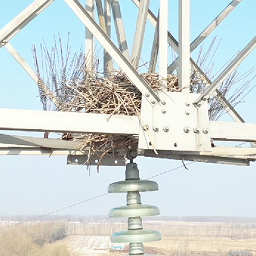
%> input picture pic/v1.png, 256 x 256 px
$ octave test_imhist_coef.m   (GNU Octave 9; MATLAB toolbox functions it lacks are replaced by stand-ins)
%> lines starting %> are read from the running program, lines starting %| are printed output that depends on the picture; in (x1, y1, x2, y2) boxes, pixels count from 0 and x2, y2 are one past the last pixel; in counts of white or black regions, pixels touching at a corner belong together; the program's own positions count from 1
### src/tpencrypt.m
function C = tpencrypt(P,K)
%TPENCRYPT 加密图像
%   K = [x0, y0, x1, y1]
% P为输入的明文图像，K为输入密钥，C为输出的密文图像

    [M, N] = size(P); P = double(P); n = 3 * M * N; s = zeros(1, n);
    h = 0.002; t = 1000;
    a1=0.9;b1=0.7;c1=0.6;  % 设置控制参数
    a2=1.2;b2=1.5;c2=0.8;
    x0 = K(1); y0 = K(2);
    for i = 1:n + t
        x1=mod(exp(a1)*y0+exp(b1)*(y0+c1)^2,1);
        y1=mod(exp(a2)*x0+exp(b2)*(x0+c2)^3,1);
        x0 = x1; y0 = y1;
        if i > t
            s(i - t) = x1;
            if mod((i - t), 3000) == 0
                x0 = x0 + h * sin(y0);
            end
        end
    end  % 生成混沌序列
    % 序列X
    X = mod(floor((s(1:M * N) + 100) * 10 ^ 10), M * N) + 1;
    % 序列XT
    XT = mod(floor((s(M * N + 1:2 * M * N) + 100) * 10 ^ 10), M * N) + 1;
    % 序列SBT
    SBT = mod(floor((s(2*M*N+1:3*M*N)+100)*10^10),256)+1;

    [~, idx] = unique(X); X1 = zeros(1, M * N);
    X1(1 : length(idx)) = X(sort(idx));
    X1(length(idx) + 1 : M * N) = setdiff(1:M * N, X1);
    X = X1;

    [~, idx] = unique(XT); XT1 = zeros(1, M * N);
    XT1(1:length(idx)) = XT(sort(idx));
    XT1(length(idx) + 1:M * N) = setdiff(1:M * N, XT1);
    XT = XT1;

    % S-Box构建
    keys = [K(3),K(4)];
    S = sboxgen(M,N,keys); % S-Box构建结果

    % 二维图像展开成一维向量后的无重复置乱
    A = P(:);
    for i = 1:floor(M * N / 2)
        t = A(X(i)); A(X(i)) = A(X(M * N - i + 1)); A(X(M * N - i + 1)) = t;
    end

    % 利用生成的S-Box进行扩散处理
    sx = S(:);
    B = zeros(M, N); C = zeros(M, N);
    B0=0;B(1)=bitxor(bitxor(B0,sx(1)),A(1));
    for i=2:M*N
        B(i) = bitxor(bitxor(B(i-1),sx(SBT(i))),A(i));
    end

    C0=0;C(M*N)=bitxor(bitxor(C0,sx(SBT(M*N))),B(M*N));
    for i=M*N-1:-1:1
        C(i) = bitxor(bitxor(C(i+1),sx(SBT(i))),B(i));
    end

    % 无重复置乱
    for i = 1:floor(M * N / 2)
        t = C(XT(i)); C(XT(i)) = C(XT(M * N - i + 1)); C(XT(M * N - i + 1)) = t;
    end

    C=reshape(C,M,N);C=uint8(C);

end

### src/sboxgen.m
function S = sboxgen(M,N,K)
% 基于混沌序列的S-box生成

    n = M * N; s = zeros(1, n); % 混沌序列生成
    h = 0.002; t = 3000;
    a1=0.9;b1=0.7;c1=0.6;
    a2=1.2;b2=1.5;c2=0.8;
    x0 = K(1); y0 = K(2);
    for i = 1:n + t
        x1=mod(exp(a1)*y0+exp(b1)*(y0+c1)^2,1);
        y1=mod(exp(a2)*x0+exp(b2)*(x0+c2)^3,1);
        x0 = x1; y0 = y1;
        if i > t
            s(i - t) = x1;
            if mod((i - t), 3000) == 0
                x0 = x0 + h * sin(y0);
            end
        end
    end

    % S-Box构建
    list(1:256) = s(1:256);list1(1:128) = s(257:257+127);
    list2(1:128) = s(257+127:257+127*2);
    [~,L]=sort(list);[~,L1]=sort(list1);[~,L2]=sort(list2);
    L = mod(L,256);L1 = mod(L1,128);L2 = mod(L2,128);
    L1 = L1 + 128;L2 = L2 + 128;
    S1 = reshape(L,16,16); a1 = S1';

    s1 = a1(:); % 进行置乱
    for i=1:128
        t = s1(i);s1(i) = s1(L1(i));s1(L1(i)) = t;
    end

    S2 = reshape(s1,16,16); a2 = S2';
    s2 = a2(:);
    for i=1:128
        t = s2(i);s2(i) = s2(L2(i));s2(L2(i)) = t;
    end

    S = reshape(s2,16,16); % S-Box构建结果
end

### src/imcoef.m
function r = imcoef(A,N)
    % 图像相关系数计算


    A = double(A); % 将图像矩阵转换为双精度浮点数
    [m, n] = size(A); % 获取图像的行数和列数
    r = zeros(1, 4); % 初始化相关系数向量

    % 随机生成像素点的坐标
    x1 = mod(floor(rand(1, N) * 10 ^ 10), m - 1) + 1;
    x2 = mod(floor(rand(1, N) * 10 ^ 10), m) + 1;
    x3 = mod(floor(rand(1, N) * 10 ^ 10), m - 1) + 2;
    y1 = mod(floor(rand(1, N) * 10 ^ 10), n - 1) + 1;
    y2 = mod(floor(rand(1, N) * 10 ^ 10), n) + 1;

    % 初始化存储像素值的向量
    u1 = zeros(1, N);
    u2 = zeros(1, N);
    u3 = zeros(1, N);
    u4 = zeros(1, N);
    v1 = zeros(1, N);
    v2 = zeros(1, N);
    v3 = zeros(1, N);
    v4 = zeros(1, N);

    % 填充像素值
    for i = 1:N
        u1(i) = A(x1(i), y2(i));
        v1(i) = A(x1(i) + 1, y2(i));
        u2(i) = A(x2(i), y1(i));
        v2(i) = A(x2(i), y1(i) + 1);
        u3(i) = A(x1(i), y1(i));
        v3(i) = A(x1(i) + 1, y1(i) + 1);
        u4(i) = A(x3(i), y1(i));
        v4(i) = A(x3(i) - 1, y1(i) + 1);
    end

    % 计算相关系数
    r(1) = mean((u1 - mean(u1)) .* (v1 - mean(v1))) / (std(u1, 1) * std(v1, 1));
    r(2) = mean((u2 - mean(u2)) .* (v2 - mean(v2))) / (std(u2, 1) * std(v2, 1));
    r(3) = mean((u3 - mean(u3)) .* (v3 - mean(v3))) / (std(u3, 1) * std(v3, 1));
    r(4) = mean((u4 - mean(u4)) .* (v4 - mean(v4))) / (std(u4, 1) * std(v4, 1));

    % 绘制相关性图形
    figure(101);
    plot(u1, v1, 'b.', 'linewidth', 3, 'markersize', 3);
    axis([0 300 0 300]);
    set(gca, 'XTick', 0:50:300, 'YTick', 0:50:300,'fontsize', 18, 'fontname', 'times new roman');
    set(gca, 'XTickLabel', {'0', '50', '100', '150', '200', '250', '300'});
    set(gca, 'YTickLabel', {'0', '50', '100', '150', '200', '250', '300'});
    % xlabel('Pixel gray value on location (\itx\rm,\ity\rm)');
    % ylabel('Pixel gray value on location (\itx\rm+1,\ity\rm)');

    figure(102);
    plot(u2, v2, 'b.', 'linewidth', 3, 'markersize', 3);
    axis([0 300 0 300]);
    set(gca, 'XTick', 0:50:300, 'YTick', 0:50:300, 'fontsize', 18, 'fontname', 'times new roman');
    set(gca, 'XTickLabel', {'0', '50', '100', '150', '200', '250', '300'});
    set(gca, 'YTickLabel', {'0', '50', '100', '150', '200', '250', '300'});
    % xlabel('Pixel gray value on location (\itx\rm,\ity\rm)');
    % ylabel('Pixel gray value on location (\itx\rm,\ity\rm+1)');

    figure(103);
    plot(u3, v3, 'b.', 'linewidth', 3, 'markersize', 3);
    axis([0 300 0 300]);
    set(gca, 'XTick', 0:50:300, 'YTick', 0:50:300, 'fontsize', 18, 'fontname', 'times new roman');
    set(gca, 'XTickLabel', {'0', '50', '100', '150', '200', '250', '300'});
    set(gca, 'YTickLabel', {'0', '50', '100', '150', '200', '250', '300'});
    % xlabel('Pixel gray value on location (\itx\rm,\ity\rm)');
    % ylabel('Pixel gray value on location (\itx\rm+1,\ity\rm+1)');

    figure(104);
    plot(u4, v4, 'b.', 'linewidth', 3, 'markersize', 3);
    axis([0 300 0 300]);
    set(gca, 'XTick', 0:50:300, 'YTick', 0:50:300, 'fontsize', 18, 'fontname', 'times new roman');
    set(gca, 'XTickLabel', {'0', '50', '100', '150', '200', '250', '300'});
    set(gca, 'YTickLabel', {'0', '50', '100', '150', '200', '250', '300'});
    % xlabel('Pixel gray value on location (\itx\rm,\ity\rm)');
    % ylabel('Pixel gray value on location (\itx\rm-1,\ity\rm+1)');

end

### src/test_imhist_coef.m
% 明文与密文直方图及相关系数
clc;clear;close all;
P = imread('../pic/v1.png'); % 以v1图像为例
%> P is the input picture: size 256x256x3 uint8; mean R, G, B 204.8, 213.3, 211.6
P = rgb2gray(P);
%> P: size 256x256 uint8
figure(1);imhist(P) % 明文直方图
%> after `imhist(P)`:
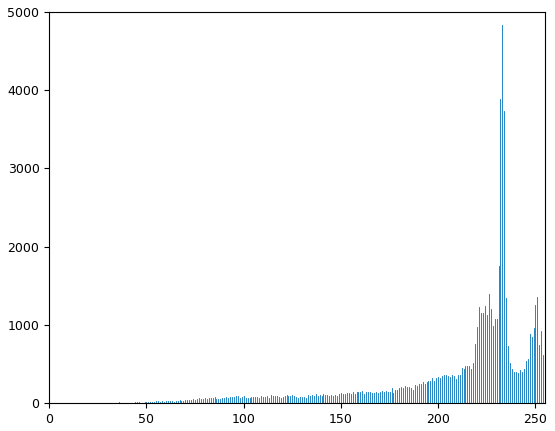
%> figure redrawn from the program's plot data; highest point at x = 233, y = 4828
K=[0.1,0.2,0.3,0.4]; % 密钥

C=tpencrypt(P,K);
%> the loop in tpencrypt, `for i = 1:floor(M * N / 2)` made 32768 passes
%> t on passes 1 to 3: 152, 157, 231
%> in tpencrypt, `B(1)=bitxor(bitxor(B0,sx(1)),A(1))`:
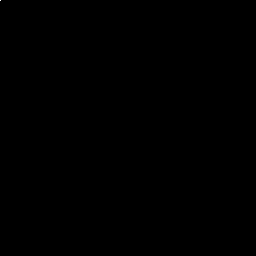
%> B: size 256x256 double; values 0 (black) and 120 (white), 0% white in thin lines or dots, all inside (x1, y1, x2, y2) = (0, 0, 1, 1)
%> after the loop in tpencrypt, `for i=2:M*N`:
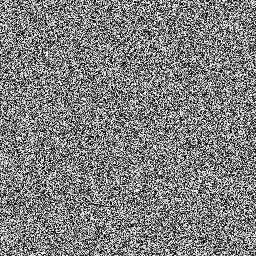
%> B: size 256x256 double; min 0, max 255, mean 127.4
%> in tpencrypt, `C(M*N)=bitxor(bitxor(C0,sx(SBT(M*N))),B(M*N))`: C: size 256x256 double; values 0 (black) and 237 (white), 0% white in thin lines or dots, all inside (x1, y1, x2, y2) = (255, 255, 256, 256)
%> after the loop in tpencrypt, `for i=M*N-1:-1:1`:
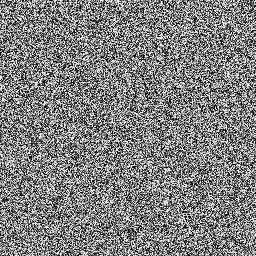
%> C: size 256x256 double; min 0, max 255, mean 128
%> the loop in tpencrypt, `for i = 1:floor(M * N / 2)` made 32768 passes
%> t on passes 1 to 3: 244, 188, 71
%> after the loop in tpencrypt, `for i = 1:floor(M * N / 2)`:
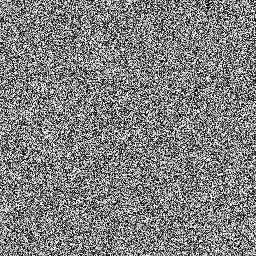
%> C: size 256x256 double; min 0, max 255, mean 128; mean of the top-left, top-right, bottom-left and bottom-right quarters 128.2, 127.5, 127.8, 128.3
figure(2);imhist(C) % 密文直方图
%> after `imhist(C)`:
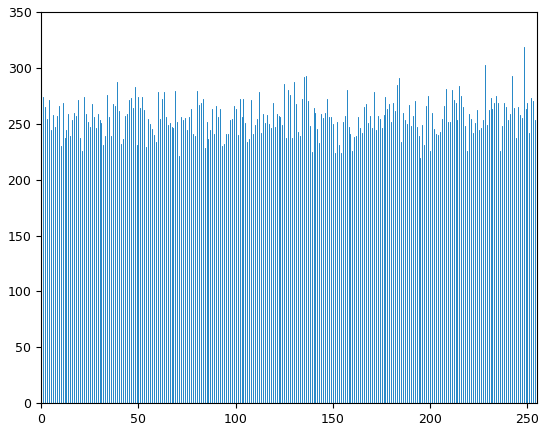
%> figure redrawn from the program's plot data; highest point at x = 248, y = 319
r1 = imcoef(P,2000) % 明文相关系数
r2 = imcoef(C,2000) % 密文相关系数
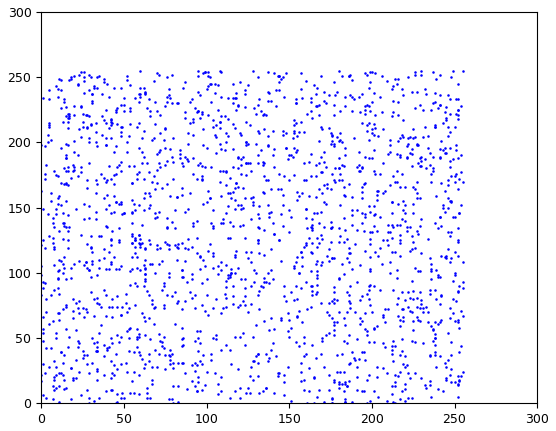
%> figure redrawn from the program's plot data
